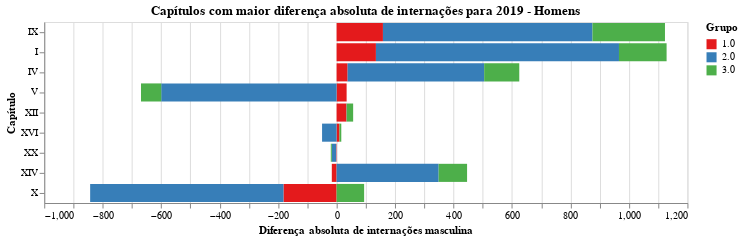

Write notebook code for a chart like this one.
### Code cell
chart = plot_grafico_dif(df_19, df_r,
                         'inter_homem', 
                         "Capítulos com maior diferença absoluta de internações para 2019 - Homens",
                        "Diferença absoluta de internações masculina")

#chart.save('tx_bruta_h.svg')
chart

### Figure 1 — Vega-Lite specification as saved in the notebook (floating-point values rounded to 4 significant figures)
{"config": {"view": {"continuousWidth": 400, "continuousHeight": 300}, "range": {"category": {"scheme": "set1"}}}, "data": {"name": "data-08d64e31a817a94944307b2f13662561"}, "mark": "bar", "encoding": {"color": {"type": "nominal", "field": "grupo", "title": "Grupo"}, "order": {"type": "nominal", "field": "grupo", "sort": "ascending"}, "tooltip": {"type": "quantitative", "field": "taxa"}, "x": {"type": "quantitative", "field": "taxa", "title": "Diferença absoluta de internações masculina"}, "y": {"type": "nominal", "field": "capitulo", "sort": null, "title": "Capítulo"}}, "title": "Capítulos com maior diferença absoluta de internações para 2019 - Homens", "width": 640, "$schema": "https://vega.github.io/schema/vega-lite/v4.8.1.json", "datasets": {"data-08d64e31a817a94944307b2f13662561": [{"capitulo": "IX", "grupo": "1.0", "taxa": 158.6}, {"capitulo": "IX", "grupo": "2.0", "taxa": 716.7}, {"capitulo": "IX", "grupo": "3.0", "taxa": 248.0}, {"capitulo": "I", "grupo": "1.0", "taxa": 134.6}, {"capitulo": "I", "grupo": "2.0", "taxa": 831.3}, {"capitulo": "I", "grupo": "3.0", "taxa": 162.9}, {"capitulo": "IV", "grupo": "1.0", "taxa": 37.78}, {"capitulo": "IV", "grupo": "2.0", "taxa": 467.0}, {"capitulo": "IV", "grupo": "3.0", "taxa": 120.1}, {"capitulo": "V", "grupo": "1.0", "taxa": 34.33}, {"capitulo": "V", "grupo": "2.0", "taxa": -599.8}, {"capitulo": "V", "grupo": "3.0", "taxa": -69.22}, {"capitulo": "XII", "grupo": "1.0", "taxa": 33.89}, {"capitulo": "XII", "grupo": "2.0", "taxa": 0.6667}, {"capitulo": "XII", "grupo": "3.0", "taxa": 22.11}, {"capitulo": "XVI", "grupo": "1.0", "taxa": 9.889}, {"capitulo": "XVI", "grupo": "2.0", "taxa": -49.67}, {"capitulo": "XVI", "grupo": "3.0", "taxa": 6.222}, {"capitulo": "XX", "grupo": "1.0", "taxa": -1.444}, {"capitulo": "XX", "grupo": "2.0", "taxa": -14.89}, {"capitulo": "XX", "grupo": "3.0", "taxa": -3.444}, {"capitulo": "XIV", "grupo": "1.0", "taxa": -16.33}, {"capitulo": "XIV", "grupo": "2.0", "taxa": 349.1}, {"capitulo": "XIV", "grupo": "3.0", "taxa": 97.22}, {"capitulo": "X", "grupo": "1.0", "taxa": -181.7}, {"capitulo": "X", "grupo": "2.0", "taxa": -661.2}, {"capitulo": "X", "grupo": "3.0", "taxa": 94.22}]}}
